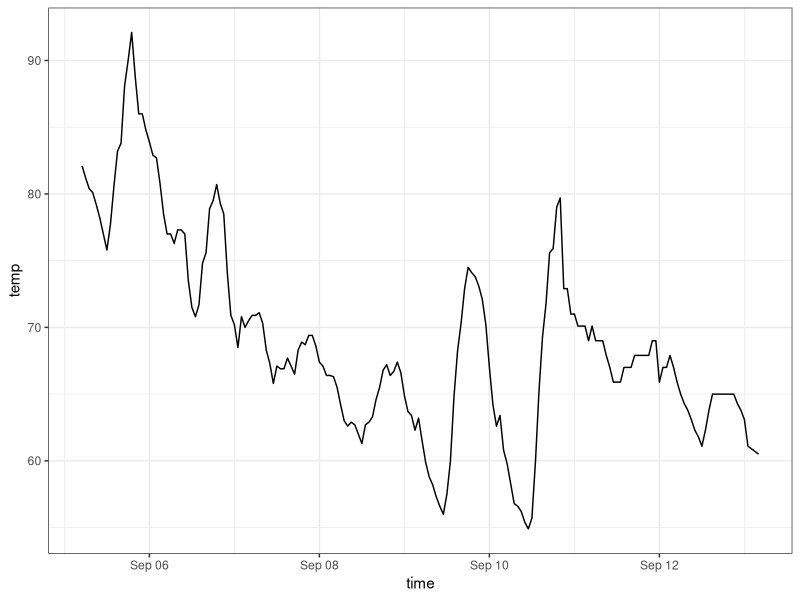
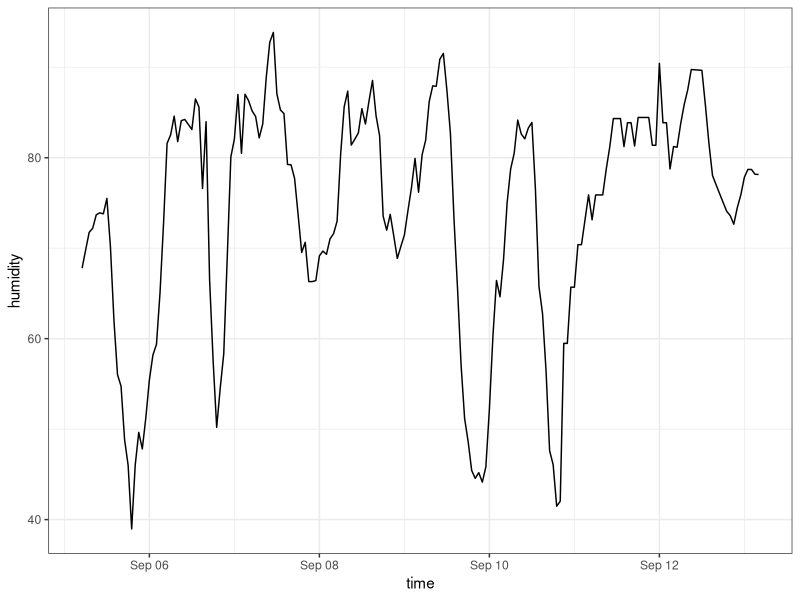

These figures' R source, in order:
## ---- chunk 1
#| include: false
library(tidyverse)
ggplot2::theme_set(ggplot2::theme_bw())

d = readr::read_csv(here::here("data/weather.csv"))
d_city = d |>
  filter(city %in% "Chicago")
## ---- chunk 2
#| echo: false
d_city |>
  ggplot(aes(x=time, y=temp)) +
  geom_line()
## ---- chunk 3
#| echo: false
d_city |>
  ggplot(aes(x=time, y=humidity)) +
  geom_line()
## ---- chunk 4
d_city |>
  mutate(
    day = lubridate::wday(time, label = TRUE, abbr = FALSE),
    date = as.character(lubridate::date(time))
  ) |>
  group_by(date, day) |>
  summarize(
    `min` = min(temp),
    `max` = max(temp),
    .groups = "drop"
  ) |>
  knitr::kable()
